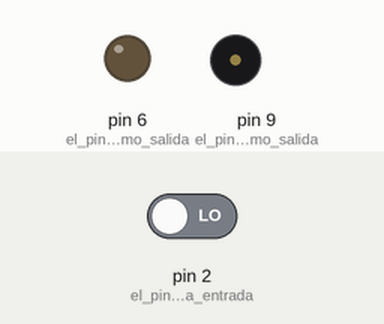
A sketch run on a simulated Arduino Uno, built with avr-gcc and run on an emulated ATmega328P. Shown: output pins drawn as LEDs (lit = HIGH), buzzer (waves = sounding). The test bench sets the inputs (shaded band); at power-on: pin 2 (el_pin_2_es_una_entrada) LOW.

Above: at 1.2 s.
1.3 s: pin 2 (el_pin_2_es_una_entrada) driven HIGH
At 2.5 s:
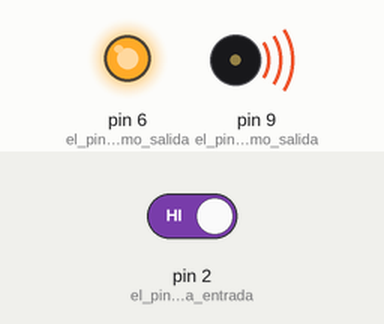
2.8 s: pin 2 (el_pin_2_es_una_entrada) driven LOW
At 3.9 s:
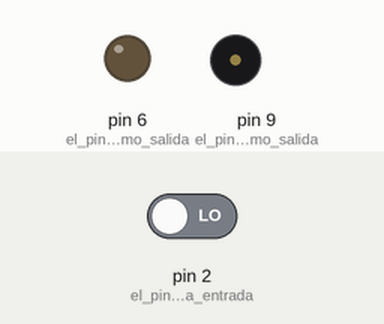
Timing chart, 0 to 5.8 s (numbered marks = the images above; inputs shaded):
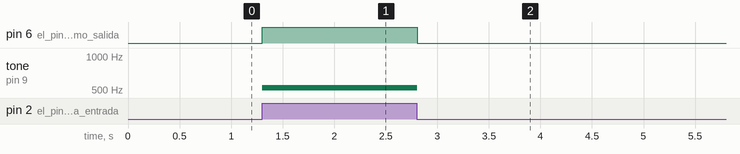

Measured:
- after the input at 1.3 s, pin 6 (el_pin_6_como_salida): LOW → HIGH at once; tone on pin 9 (el_pin_9_como_salida): silent → 523 Hz at once
- after the input at 2.8 s, pin 6 (el_pin_6_como_salida): HIGH → LOW at once; tone on pin 9 (el_pin_9_como_salida): 523 Hz → silent at once

The sketch:

codigo_de_led_y_altavoz.ino
```cpp
// C++ code
//
void setup()
{
  pinMode(2, INPUT); // el pin 2 es una entrada
  pinMode(6, OUTPUT); // el pin 6 como salida(led)
  pinMode(9, OUTPUT); // el pin 9 como salida (altavoz)
}

void loop()//es una funcion de bucle
{
  if (digitalRead(2) == HIGH) { // si la funcion lee el pin 2 como activado

    digitalWrite(6, HIGH);// prender el led del pin 6
    tone(9, 523, 1000); // si el elled està prendido encender el altavboz del pin 9
  } else { // si no
    digitalWrite(6, LOW); // si el led del pin 6 esta apagado
    noTone(9);// no prender el alatavoz
  }
  delay(10); // esperar 10 segundos
}
```
